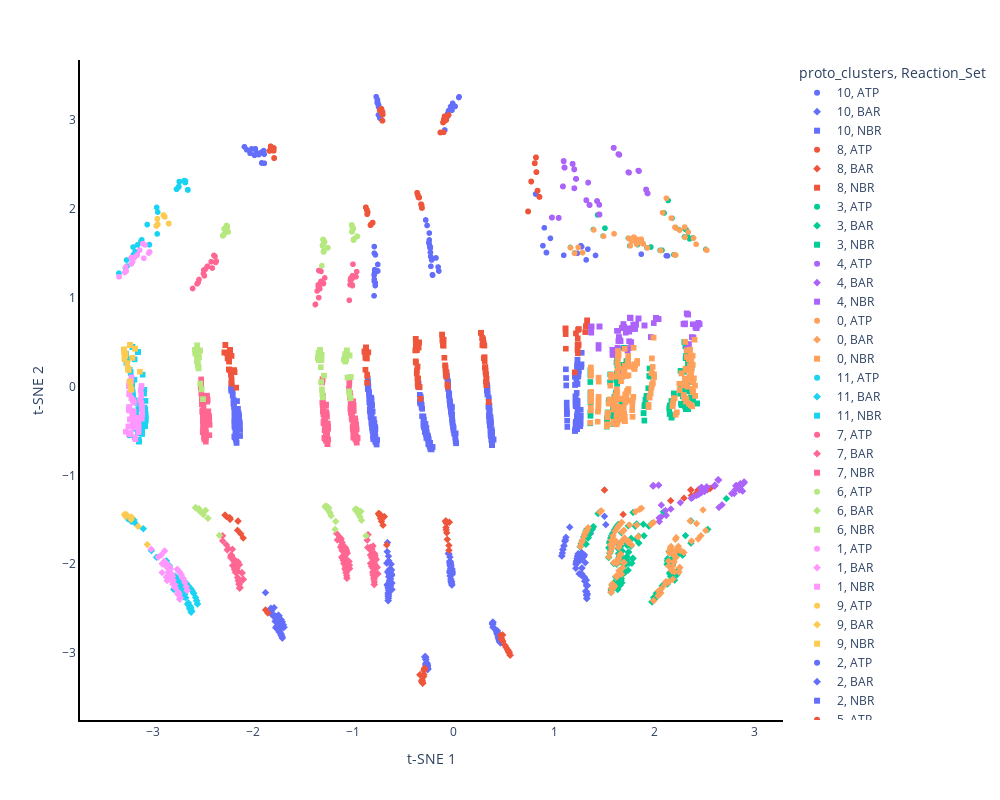

The code cell stored with this chart in its notebook:
### Code cell
#NOW WITH THE BEST ESTIMATED METHOD PLOR CLUSTERS IN T-SNE EMBEDDING
# Perform k-prototypes clustering
kproto = KPrototypes(n_clusters=12, init='Cao')
proto_clusters = kproto.fit_predict(proto_df, categorical=[0,3,4])

tsne['proto_clusters'] = proto_clusters
tsne.rename(columns={0: "t-SNE 1", 1: "t-SNE 2"}, inplace=True)
#pass to plotly plot to map categorical varibles
tsne['proto_clusters'] = tsne['proto_clusters'].astype(str)
tsne['Reaction_Set'] = merged_df['Reaction_Set'].tolist()
tsne['Subsystem'] = merged_df['Subsystem'].tolist()
tsne['Condition'] = condition_column
tsne['Study'] = merged_df['Study'].tolist()

fig = px.scatter(tsne,
                 x="t-SNE 1", y="t-SNE 2",
                 color='proto_clusters',
                 symbol='Reaction_Set',
                 hover_data=['Subsystem', 'Condition', 'Study'],
                 color_discrete_sequence=px.colors.qualitative.Plotly)

fig.update_layout(plot_bgcolor= 'white',
                  width = 1000,
                  height = 800)

fig.update_traces(marker_size=6)
fig.update_xaxes(showline=True, linewidth=2, linecolor='black')
fig.update_yaxes(showline=True, linewidth=2, linecolor='black')

fig.show()
